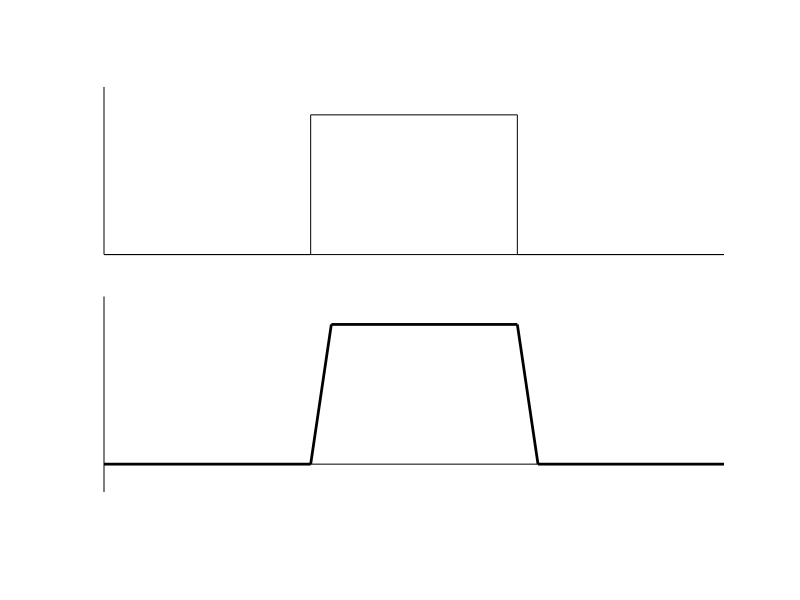
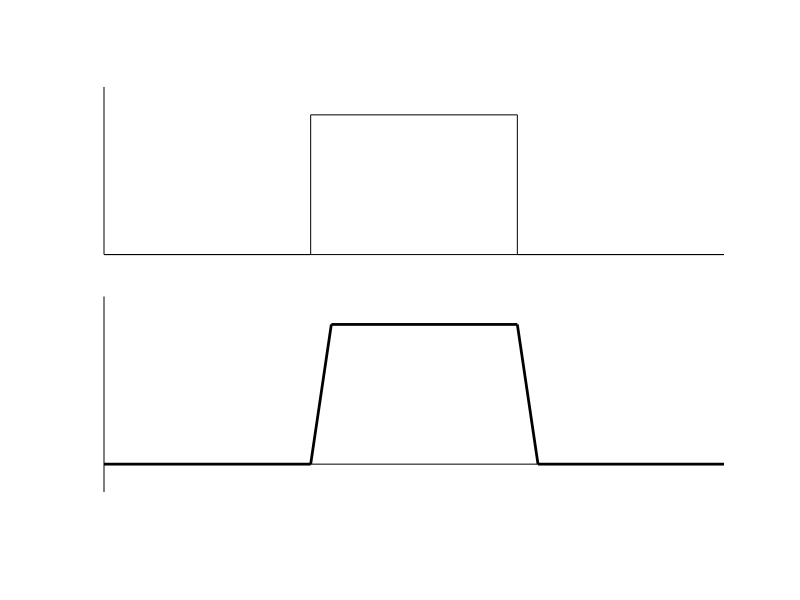

The MATLAB script that drew these images, in order:
## opampSlewRate
clf;
hold on

plot([0,1],[0,0],'color','black');
plot([1,1],[0,1],'color','black');
plot([1,2],[1,1],'color','black');
plot([2,2],[0,1],'color','black');
plot([2,3],[0,0],'color','black');

plot([0,1],[-1.5,-1.5],"linewidth",2,"color","black");
plot([1,1.1],[-1.5,-0.5],"linewidth",2,"color","black");
plot([1.1,2],[-0.5,-0.5],"linewidth",2,"color","black");
plot([2,2.1],[-0.5,-1.5],"linewidth",2,"color","black");
plot([2.1,3],[-1.5,-1.5],"linewidth",2,"color","black");

%axis
plot([0,3],[0,0],'color','black');
plot([0,0],[0,1.2],'color','black');

plot([0,3],[-1.5,-1.5],'color','black');
plot([0,0],[-1.7,-0.3],'color','black');

grid off
axis off

print -demf opampSlewRate.emf
print -deps opampSlewRate.eps
